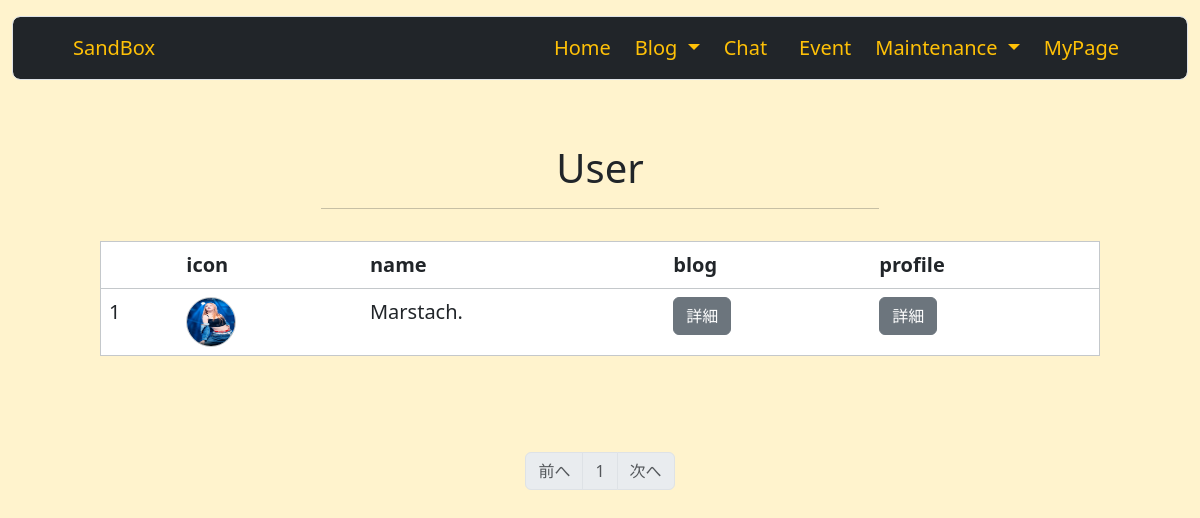
The page /user_list (signed in) on the database as committed earlier.
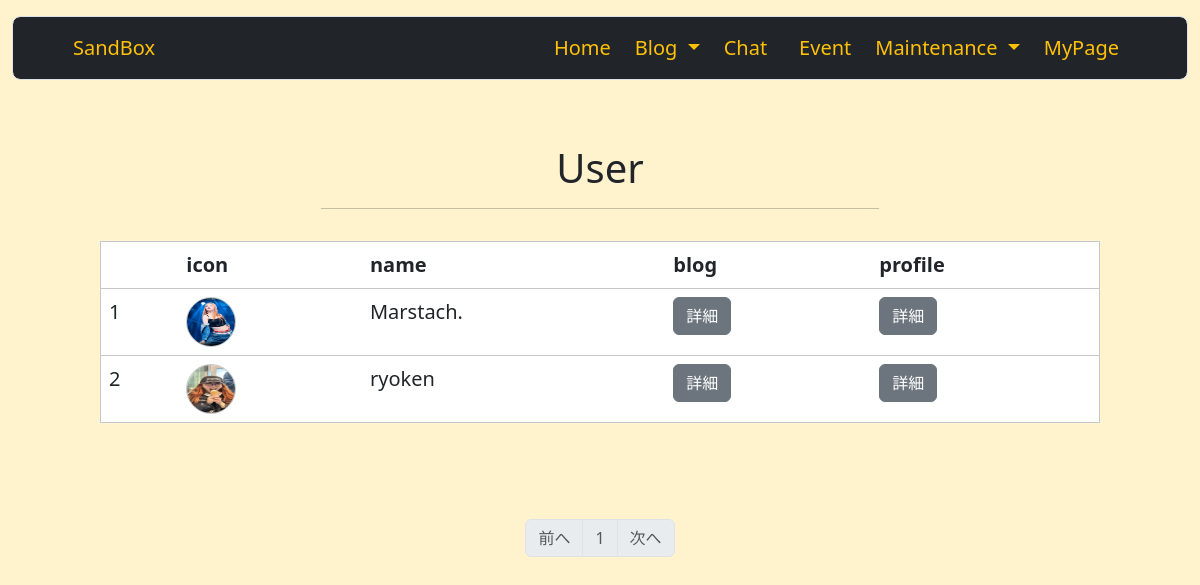
The same page on the database as committed later.
### sandbox_system/models.py (models this page shows, shortened)
class User(db.Model, UserMixin):
    __tablename__ = 'users'
    id = db.Column(db.Integer, primary_key=True)
    email = db.Column(db.String(64), unique=True, index=True)
    username = db.Column(db.String(64), unique=True, index=True)
    introduce = db.Column(db.Text)
    tech = db.Column(db.Text)
    job = db.Column(db.String(64))
    image = db.Column(db.String(140))
    password_hash = db.Column(db.String(128))
    administrator = db.Column(db.String(1))
    blog = db.relationship('Blog', backref = 'author', lazy = 'dynamic')
    blog_comment = db.relationship('BlogComment', backref='commenter', lazy='dynamic')
    chat_message = db.relationship('ChatMessage', backref='chat_user', lazy='dynamic')
    @property
    def password(self):
        raise AttributeError('password is not a readable attribute')
    def is_administrator(self):
        if self.administrator == '1':
            return 1
        else:
            return 0

### sandbox_system/users/view.py (the view)
@users.route('/user_list')
@login_required
def user_list():
    page = request.args.get('page', 1, type=int)
    users = User.query.order_by(User.id).paginate(page=page, per_page=10)
    return render_template('user/user_list.html', users=users)

### sandbox_system/__init__.py (called while the page is built)
@event.listens_for(Engine, "connect")
def set_sqlite_pragma(dbapi_connection, connection_record):
    cursor = dbapi_connection.cursor()
    cursor.execute("PRAGMA foreign_keys=ON")
    cursor.close()

### sandbox_system/models.py (called while the page is built)
@login_manager.user_loader
def load_user(user_id):
    return User.query.get(user_id)

### sandbox_system/templates/user/user_list.html
{% extends 'base.html' %}
{% block content %}
<div class="container">
    <div class="row">
        <h1 class="text-center my-3">User <hr class="w-50 mx-auto"></h1>
        <table class="table border border-secondary-subtle mb-5 mx-auto form-control-lg" style="width: 1000px;">
            <thead>
            <tr>
                <th></th>
                <th>icon</th>
                <th>name</th>
                <th>blog</th>
                <th>profile</th>
            </tr>
            </thead>
            {% for user in users.items %}
            <tbody>
            <tr>
                <td>{{ user.id }}</td>
                <td><img src="{{ url_for('static', filename='image/' + user.image) }}" class="rounded-circle border border-secondary-subtle" style="width: 50px; height: 50px;" /></td>
                <td>{{ user.username }}</td>
                <td><a href="{{ url_for('blogs.user_blog', user_id=user.id) }}" class="btn btn-secondary">詳細</a></td>
                <td><a href="{{ url_for('users.profile', user_id=user.id) }}" class="btn btn-secondary">詳細</a></td>
            </tr>
            </tbody>
            {% endfor %}
        </table>
    </div>
</div>
<nav class="my-5" aria-label="Page navigation">
    <ul class="pagination justify-content-center">
        <li {% if users.has_prev %} class="page-item" {%else%} class="page-item disabled" {% endif %}><a class="page-link" href="{% if users.has_prev %}{{ url_for('users.user_maintenance', page=users.prev_num) }}{% else %}#{% endif %}">前へ</a></li>
{% for page_num in users.iter_pages(left_edge=1, right_edge=1, left_current=1, right_current=2) %}
    {% if page_num %}
        {% if users.page == page_num %}
            <li class="page-item disabled"><a class="page-link" href="#">{{ page_num }}</a></li>
        {% else %}
            <li class="page-item"><a class="page-link" href="{{ url_for('users.user_maintenance', page=page_num) }}">{{ page_num }}</a></li>
        {% endif %}
    {% else %}
        <li class="page-item disabled"><a class="page-link" href="#">&hellip;</a></li>
    {% endif %}
{% endfor %}
    <li {% if users.has_next %} class="page-item" {% else %} class="page-item disabled" {% endif %}><a class="page-link" href="{% if users.has_next %}{{ url_for('users.user_maintenance',page=users.next_num) }}{% else %}#{% endif %}">次へ</a></li>
    </ul>
</nav>
{% endblock %}

Rows that differ between the two databases and show on the page:
added User: id "2", image (picture), username "ryoken"
